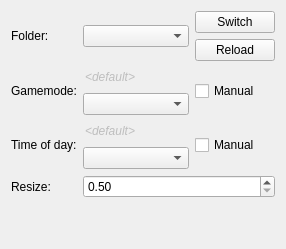
       <widget class="QWidget" name="tab_6">
        <attribute name="title">
         <string>Theme</string>
        </attribute>
        <layout class="QVBoxLayout" name="verticalLayout_9">
         <item>
          <layout class="QGridLayout" name="gridLayout_4">
           <item row="1" column="3">
            <layout class="QVBoxLayout" name="verticalLayout_7">
             <item>
              <widget class="QPushButton" name="switch_theme">
               <property name="sizePolicy">
                <sizepolicy hsizetype="Maximum" vsizetype="Fixed">
                 <horstretch>0</horstretch>
                 <verstretch>0</verstretch>
                </sizepolicy>
               </property>
               <property name="text">
                <string>Switch</string>
               </property>
              </widget>
             </item>
             <item>
              <widget class="QPushButton" name="reload_theme">
               <property name="sizePolicy">
                <sizepolicy hsizetype="Maximum" vsizetype="Fixed">
                 <horstretch>0</horstretch>
                 <verstretch>0</verstretch>
                </sizepolicy>
               </property>
               <property name="text">
                <string>Reload</string>
               </property>
              </widget>
             </item>
            </layout>
           </item>
           <item row="1" column="1" colspan="2">
            <widget class="QComboBox" name="theme"/>
           </item>
           <item row="6" column="0">
            <widget class="QLabel" name="label_resize">
             <property name="text">
              <string>Resize:</string>
             </property>
            </widget>
           </item>
           <item row="2" column="0" rowspan="2">
            <widget class="QLabel" name="gamemode_label">
             <property name="sizePolicy">
              <sizepolicy hsizetype="Maximum" vsizetype="Preferred">
               <horstretch>0</horstretch>
               <verstretch>0</verstretch>
              </sizepolicy>
             </property>
             <property name="text">
              <string>Gamemode:</string>
             </property>
            </widget>
           </item>
           <item row="2" column="3" rowspan="2">
            <widget class="QCheckBox" name="manual_gamemode_selection">
             <property name="sizePolicy">
              <sizepolicy hsizetype="Maximum" vsizetype="Fixed">
               <horstretch>0</horstretch>
               <verstretch>0</verstretch>
              </sizepolicy>
             </property>
             <property name="toolTip">
              <string>&lt;html&gt;&lt;head/&gt;&lt;body&gt;&lt;p&gt;Allows you to manually switch to a gamemode interface.&lt;/p&gt;&lt;/body&gt;&lt;/html&gt;</string>
             </property>
             <property name="text">
              <string>Manual</string>
             </property>
            </widget>
           </item>
           <item row="6" column="1" colspan="3">
            <widget class="QDoubleSpinBox" name="themeResizeSpinbox">
             <property name="minimum">
              <double>0.500000000000000</double>
             </property>
             <property name="maximum">
              <double>2.000000000000000</double>
             </property>
            </widget>
           </item>
           <item row="4" column="0" rowspan="2">
            <widget class="QLabel" name="timeofday_label">
             <property name="sizePolicy">
              <sizepolicy hsizetype="Maximum" vsizetype="Preferred">
               <horstretch>0</horstretch>
               <verstretch>0</verstretch>
              </sizepolicy>
             </property>
             <property name="text">
              <string>Time of day:</string>
             </property>
            </widget>
           </item>
           <item row="4" column="3" rowspan="2">
            <widget class="QCheckBox" name="manual_timeofday_selection">
             <property name="sizePolicy">
              <sizepolicy hsizetype="Maximum" vsizetype="Fixed">
               <horstretch>0</horstretch>
               <verstretch>0</verstretch>
              </sizepolicy>
             </property>
             <property name="text">
              <string>Manual</string>
             </property>
            </widget>
           </item>
           <item row="4" column="1" rowspan="2" colspan="2">
            <layout class="QVBoxLayout" name="verticalLayout_5">
             <item>
              <widget class="QLineEdit" name="timeofday">
               <property name="enabled">
                <bool>false</bool>
               </property>
               <property name="font">
                <font>
                 <italic>true</italic>
                </font>
               </property>
               <property name="toolTip">
                <string>&lt;html&gt;&lt;head/&gt;&lt;body&gt;&lt;p&gt;The &lt;span style=&quot; font-weight:600; color:#0000ff;&quot;&gt;currently active&lt;/span&gt; time of day.&lt;/p&gt;&lt;/body&gt;&lt;/html&gt;</string>
               </property>
               <property name="text">
                <string>&lt;default&gt;</string>
               </property>
               <property name="frame">
                <bool>false</bool>
               </property>
               <property name="readOnly">
                <bool>true</bool>
               </property>
              </widget>
             </item>
             <item>
              <widget class="QComboBox" name="manual_timeofday">
               <property name="toolTip">
                <string>&lt;html&gt;&lt;head/&gt;&lt;body&gt;&lt;p&gt;The &lt;span style=&quot; font-weight:600; color:#0000ff;&quot;&gt;current manually selected&lt;/span&gt; time of day.&lt;/p&gt;&lt;/body&gt;&lt;/html&gt;</string>
               </property>
              </widget>
             </item>
            </layout>
           </item>
           <item row="2" column="1" rowspan="2" colspan="2">
            <layout class="QVBoxLayout" name="verticalLayout_4">
             <item>
              <widget class="QLineEdit" name="gamemode">
               <property name="enabled">
                <bool>false</bool>
               </property>
               <property name="font">
                <font>
                 <italic>true</italic>
                </font>
               </property>
               <property name="toolTip">
                <string>&lt;html&gt;&lt;head/&gt;&lt;body&gt;&lt;p&gt;The &lt;span style=&quot; font-weight:600; color:#0000ff;&quot;&gt;currently active&lt;/span&gt; gamemode.&lt;/p&gt;&lt;/body&gt;&lt;/html&gt;</string>
               </property>
               <property name="text">
                <string>&lt;default&gt;</string>
               </property>
               <property name="frame">
                <bool>false</bool>
               </property>
               <property name="readOnly">
                <bool>true</bool>
               </property>
              </widget>
             </item>
             <item>
              <widget class="QComboBox" name="manual_gamemode">
               <property name="enabled">
                <bool>true</bool>
               </property>
               <property name="toolTip">
                <string>&lt;html&gt;&lt;head/&gt;&lt;body&gt;&lt;p&gt;The &lt;span style=&quot; font-weight:600; color:#0000ff;&quot;&gt;current manually selected&lt;/span&gt; gamemode.&lt;/p&gt;&lt;/body&gt;&lt;/html&gt;</string>
               </property>
              </widget>
             </item>
            </layout>
           </item>
           <item row="1" column="0">
            <widget class="QLabel" name="theme_label">
             <property name="sizePolicy">
              <sizepolicy hsizetype="Maximum" vsizetype="Preferred">
               <horstretch>0</horstretch>
               <verstretch>0</verstretch>
              </sizepolicy>
             </property>
             <property name="text">
              <string>Folder:</string>
             </property>
            </widget>
           </item>
          </layout>
         </item>
         <item>
          <spacer name="verticalSpacer_4">
           <property name="orientation">
            <enum>Qt::Vertical</enum>
           </property>
           <property name="sizeHint" stdset="0">
            <size>
             <width>20</width>
             <height>40</height>
            </size>
           </property>
          </spacer>
         </item>
        </layout>
       </widget>
